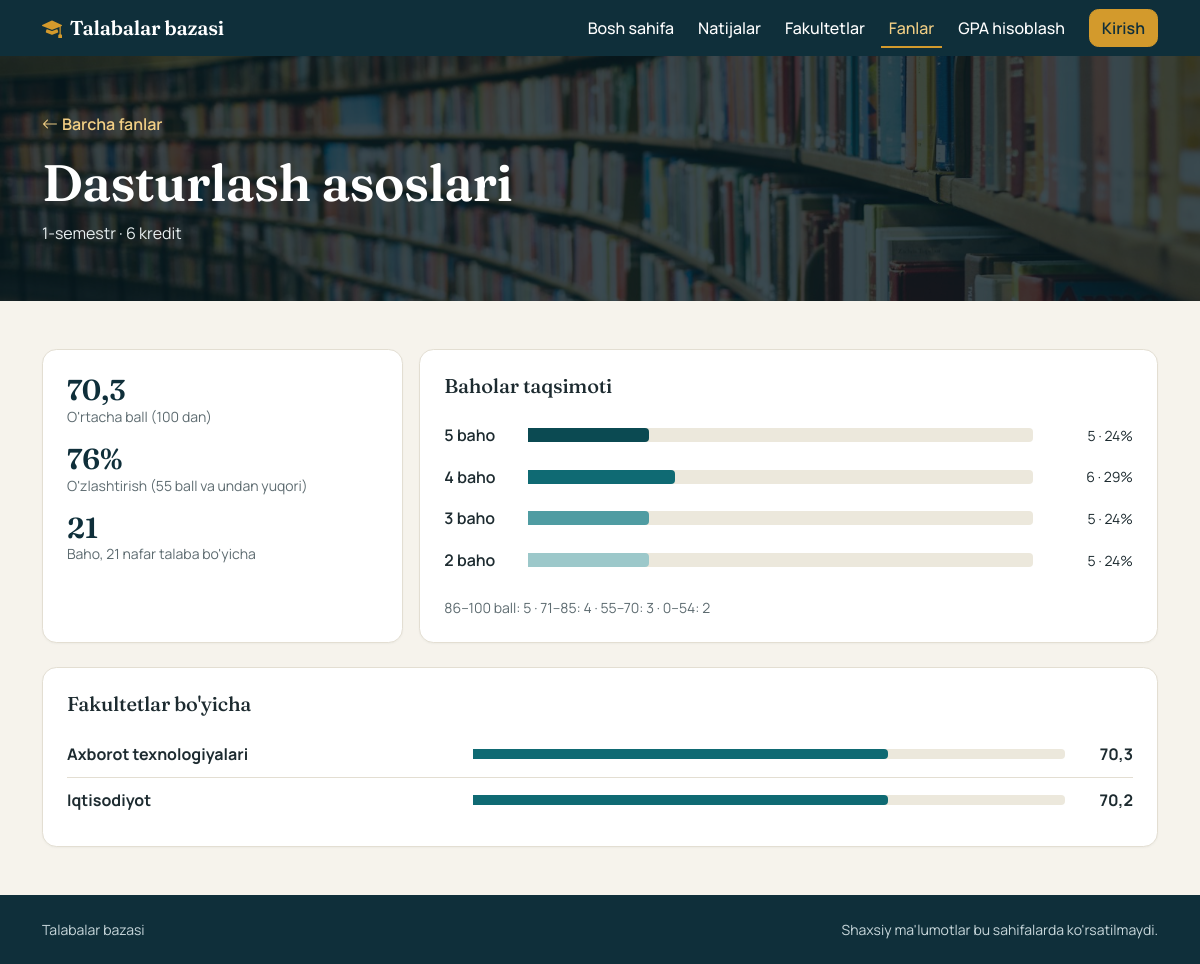
The app's page /sayt/fanlar/2/ with its own data.
### talabalar/models.py (models this page shows, shortened)
class Fan(models.Model):
    nomi = models.CharField("Fan nomi", max_length=150, unique=True)
    kredit = models.PositiveSmallIntegerField("Kredit", default=4)
    semestr = models.PositiveSmallIntegerField(
        "Semestr", validators=[MinValueValidator(1), MaxValueValidator(12)], default=1
    )
    oqituvchi = models.CharField("O'qituvchi", max_length=150, blank=True)
    class Meta:
        verbose_name = "Fan"
        verbose_name_plural = "Fanlar"
        ordering = ["semestr", "nomi"]

class Fakultet(models.Model):
    nomi = models.CharField("Nomi", max_length=150, unique=True)
    dekan = models.CharField("Dekan", max_length=150, blank=True)
    telefon = models.CharField("Telefon", max_length=20, blank=True)
    class Meta:
        verbose_name = "Fakultet"
        verbose_name_plural = "Fakultetlar"
        ordering = ["nomi"]

### talabalar/ochiq.py (the view)
# urls.py: path("sayt/fanlar/<int:pk>/", ochiq.FanBatafsil.as_view(), name="ochiq_fan"),
class FanBatafsil(OchiqKontekst):
    template_name = "talabalar/ochiq_fan.html"
    def get_context_data(self, **kwargs):
        ctx = super().get_context_data(**kwargs)
        fan = get_object_or_404(Fan, pk=self.kwargs["pk"])
        shart = Q(guruhlar__talabalar__baholar__fan=fan)
        fakultetlar = Fakultet.objects.annotate(
            ortacha=Avg("guruhlar__talabalar__baholar__ball", filter=shart),
            baholangan=Count("guruhlar__talabalar", filter=shart, distinct=True),
        ).filter(baholangan__gt=0)
        ctx.update(
            fan=fan,
            taqsimot=taqsimot(fan.baholar.all()),
            fakultetlar=yuqori_ball_boyicha(ortachani_ochish(fakultetlar)),
        )
        return ctx

### talabalar/context_processors.py (called while the page is built)
def menyular(request):
    return {"menyular": Menyu.objects.all(), "vaqtinchalik_baza": settings.VERCEL}

### talabalar/ochiq.py (called while the page is built)
def taqsimot(baholar):
    hisob = baholar.aggregate(
        jami=Count("pk"),
        talaba=Count("talaba", distinct=True),
        ortacha=Avg("ball"),
        a5=Count("pk", filter=Q(ball__gte=86)),
        a4=Count("pk", filter=Q(ball__gte=71, ball__lt=86)),
        a3=Count("pk", filter=Q(ball__gte=55, ball__lt=71)),
        a2=Count("pk", filter=Q(ball__lt=55)),
    )
    if hisob["talaba"] < ANONIM_CHEGARA:
        return {"korsatish": False, "jami": hisob["jami"], "chegara": ANONIM_CHEGARA}
    jami = hisob["jami"]
    return {
        "korsatish": True,
        "jami": jami,
        "talaba": hisob["talaba"],
        "ortacha": hisob["ortacha"],
        "otish_foizi": round((jami - hisob["a2"]) * 100 / jami),
        "qatorlar": [
            {"baho": b, "soni": hisob[f"a{b}"], "foiz": round(hisob[f"a{b}"] * 100 / jami)}
            for b in (5, 4, 3, 2)
        ],
    }

def ortachani_ochish(obyektlar):
    natija = list(obyektlar)
    for o in natija:
        o.ochiq_ortacha = o.ortacha if o.baholangan >= ANONIM_CHEGARA else None
    return natija

def yuqori_ball_boyicha(obyektlar):
    return sorted(obyektlar, key=lambda o: (o.ochiq_ortacha is None, -(o.ochiq_ortacha or 0)))

    def get_context_data(self, **kwargs):
        ctx = super().get_context_data(**kwargs)
        ctx["chegara"] = ANONIM_CHEGARA
        return ctx

### talabalar/templates/talabalar/ochiq_fan.html (shortened to what this page needs)
{% extends "talabalar/ochiq_base.html" %}
{% block orqaga %}<a href="{% url 'ochiq_fanlar' %}" class="orqaga"><i class="bi bi-arrow-left me-1"></i>Barcha fanlar</a>{% endblock %}
{% block sarlavha %}{{ fan.nomi }}{% endblock %}
{% block izoh %}{{ fan.semestr }}-semestr · {{ fan.kredit }} kredit{% endblock %}
{% block content %}
<div class="container py-5">
  {% include "talabalar/_ochiq_taqsimot.html" %}
  {% if fakultetlar %}
  <div class="card p-4">
    <h2 class="h5 mb-3">Fakultetlar bo'yicha</h2>
    {% for f in fakultetlar %}
      <div class="reyting-qator">
        <b>{{ f.nomi }}</b>
        {% if f.ochiq_ortacha is not None %}
          <div class="chiziqcha"><span style="width:{{ f.ochiq_ortacha|floatformat:0 }}%"></span></div>
          <b class="text-end">{{ f.ochiq_ortacha|floatformat:1 }}</b>
        {% else %}
          <div class="text-muted small">Natija yashirilgan: {{ chegara }} nafardan kam talaba baholangan</div><b class="text-end">—</b>
        {% endif %}
      </div>
    {% endfor %}
  </div>
  {% endif %}
</div>
{% endblock %}

### talabalar/static/talabalar/style.css (style rules this page uses)
:root { --siyoh: #0f2f3a; --siyoh-2: #174452; --moviy: #0f6a73; --moviy-to: #0b555d; --moviy-och: #dcecec; --oltin: #d39a2c; --qogoz: #f6f3ec; --sirt: #ffffff; --chiziq: #e3ded2; --matn: #1d2b30; --xira: #5d6b70; --bs-body-font-family: "Manrope", system-ui, -apple-system, "Segoe UI", sans-serif; --bs-body-bg: var(--qogoz); --bs-body-color: var(--matn); --bs-border-color: var(--chiziq); --bs-link-color: var(--moviy); --bs-link-color-rgb: 15, 106, 115; --bs-link-hover-color: var(--moviy-to); --bs-link-hover-color-rgb: 11, 85, 93; --bs-secondary-color: var(--xira); --bs-primary-rgb: 15, 106, 115; --bs-primary-bg-subtle: var(--moviy-och); --bs-primary-text-emphasis: var(--moviy-to); }
h1, h2, h3, .sarlavha-shrift { font-family: "Fraunces", Georgia, serif; font-weight: 600; letter-spacing: -.01em; color: var(--siyoh); }
.card { --bs-card-bg: var(--sirt); border: 1px solid var(--chiziq); border-radius: .9rem; box-shadow: 0 1px 2px rgba(15, 47, 58, .04); }
.sahifa-bosh .orqaga { display: inline-block; margin-bottom: 1rem; color: #f2cf85; text-decoration: none; font-weight: 600; }
.reyting-qator { display: grid; grid-template-columns: minmax(0, 2fr) minmax(0, 3fr) 3.5rem; gap: .75rem; align-items: center; padding: .65rem 0; border-top: 1px solid var(--chiziq); }
.reyting-qator:first-of-type { border-top: 0; }
.reyting-qator .chiziqcha { height: 10px; border-radius: 0 4px 4px 0; background: #ece8dc; overflow: hidden; }
.reyting-qator .chiziqcha > span { display: block; height: 100%; border-radius: 0 4px 4px 0; background: var(--moviy); }

### records on screen
Fan: nomi "Dasturlash asoslari", semestr "1", kredit "6"
Fakultet: nomi "Axborot texnologiyalari", ochiq_ortacha "70,3"
Fakultet: nomi "Iqtisodiyot", ochiq_ortacha "70,2"

### other values on screen
{{ taqsimot.ortacha|floatformat:1 }} "70,3"
{{ taqsimot.otish_foizi }} "76"
{{ taqsimot.jami }} "21"
{{ taqsimot.talaba }} "21"
{{ t.baho }} "5" "4" "3" "2"
{{ t.soni }} "5" "6" "5" "5"
{{ t.foiz }} "24" "29" "24" "24"
